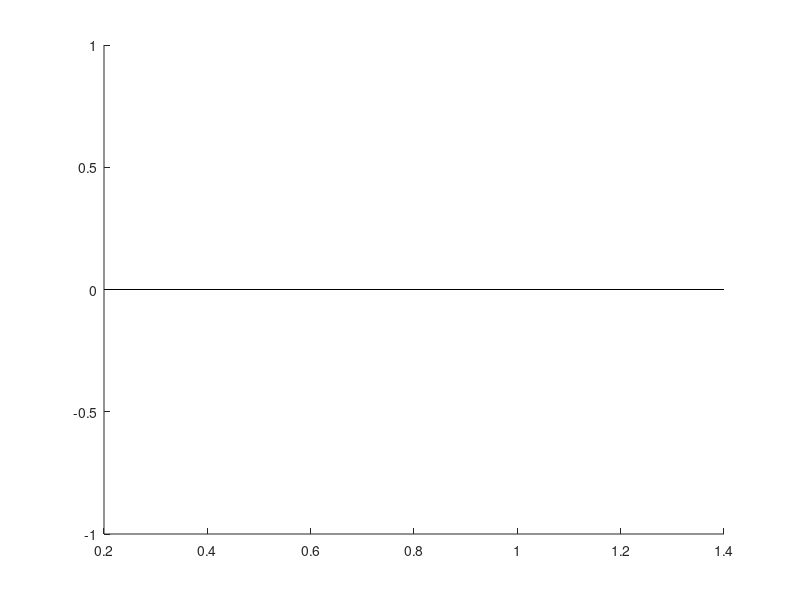

The MATLAB source for this figure: (Note: this script raises an error after producing the figure.)
%% ================== COMPARE DATASETS: RESPONSIVE + TRUSTED-FIT BAR CHART ==================
% Run this AFTER save_RF_summary.m has been run once per dataset (V1_somas, V1_boutons,
% RSP_boutons). Loads each summary_*.mat, builds a stacked bar (%responsive, with the
% %trusted-fit portion stacked underneath/shaded differently), and overlays per-session
% dots for any dataset that has multiple sessions (e.g. RSP boutons).

summaryDir  = 'Z:\ibn-vision\USERS\Sonali\Figures\ThesisFigs\ResultsChapter4-RSP-VisualStim\Supp_Section1_Fig4_1_VISp\summaries';
files       = {'V1_somas_summary.mat', 'V1_boutons_summary.mat', 'RSP_boutons_summary.mat'};
groupNames  = {'V1 somas', 'V1 boutons', 'RSP boutons'};
nGroups     = numel(files);

allSummaries  = cell(1, nGroups);
pctResponsive = nan(1, nGroups);
pctTrusted    = nan(1, nGroups);
nTotalArr     = nan(1, nGroups);

for g = 1:nGroups
    fpath = fullfile(summaryDir, files{g});
    if ~isfile(fpath)
        warning('Missing summary file for %s (%s) -- skipping this group.', groupNames{g}, fpath);
        continue;
    end
    S = load(fpath, 'summary');
    allSummaries{g} = S.summary;
    nTotalArr(g)    = S.summary.nTotal;

    % Handle either format: full logical vectors, or hand-entered scalar counts
    if isfield(S.summary, 'isResponsive') && ~isempty(S.summary.isResponsive)
        pctResponsive(g) = 100 * sum(S.summary.isResponsive) / S.summary.nTotal;
    elseif isfield(S.summary, 'nResponsive')
        pctResponsive(g) = 100 * S.summary.nResponsive / S.summary.nTotal;
    end

    if isfield(S.summary, 'isTrustedFull') && ~isempty(S.summary.isTrustedFull)
        pctTrusted(g) = 100 * sum(S.summary.isTrustedFull) / S.summary.nTotal;
    elseif isfield(S.summary, 'nTrusted')
        pctTrusted(g) = 100 * S.summary.nTrusted / S.summary.nTotal;
    end
end

fprintf('\n--- Summary ---\n');
for g = 1:nGroups
    if isnan(nTotalArr(g)), continue; end
    fprintf('%-14s n=%-5d  responsive=%.1f%%  trusted fit=%.1f%%\n', ...
        groupNames{g}, nTotalArr(g), pctResponsive(g), pctTrusted(g));
end

%% ---- Stacked bar: trusted fit (bottom) + responsive-but-not-trusted (top) ----
%% ---- Stacked bar: trusted fit (bottom) + responsive-but-not-trusted (top) ----
figBar = figure('Position', [100 100 420 440], 'Color', 'w');
axB = axes; hold(axB, 'on');

remainder = pctResponsive - pctTrusted;               % responsive but fit not trusted
barMatrix = [pctTrusted(:), remainder(:)];

xPos = (1:nGroups) * 0.35;   % <-- closer group spacing (was 1:nGroups)

hBar = bar(axB, xPos, barMatrix, 'stacked', 'BarWidth', 0.5);   % <-- narrower bars (was 0.25... wider % of slot but slot is now smaller)
hBar(1).FaceColor = [0.20 0.40 0.70];   % trusted good fit
hBar(2).FaceColor = [0.75 0.85 0.95];   % responsive, fit not trusted
set(hBar, 'EdgeColor', 'k', 'LineWidth', 0.5);

set(axB, 'XTick', xPos, 'XTickLabel', groupNames, ...
    'Box', 'off', 'TickDir', 'out', 'FontName', 'Arial', 'FontSize', 10);
xlim(axB, [xPos(1)-0.25, xPos(end)+0.25]);
ylabel(axB, '% of ROIs', 'FontName', 'Arial', 'FontSize', 10);
ylim(axB, [0 100]);
legend(axB, {'Trusted Gaussian fit', 'Responsive (fit not trusted)'}, ...
    'Location', 'northoutside', 'Box', 'off', 'FontSize', 9);
title(axB, 'RF responsiveness and fit quality by population', 'FontName', 'Arial', 'FontSize', 11);

% n= labels above each bar
for g = 1:nGroups
    if isnan(nTotalArr(g)), continue; end
    text(axB, xPos(g), pctResponsive(g) + 3, sprintf('n=%d', nTotalArr(g)), ...
        'HorizontalAlignment', 'center', 'FontSize', 8, 'FontName', 'Arial');
end
%% ---- Overlay per-session scatter for any group with session labels ----
% Points = % responsive within that single session (dots let you see spread vs. the
% pooled bar height, e.g. for RSP boutons where you have many sessions).
jitterWidth = 0.28;
for g = 1:nGroups
    if isnan(nTotalArr(g)) || isempty(allSummaries{g}), continue; end
    S = allSummaries{g};
    if ~isfield(S, 'sessionLabels') || isempty(S.sessionLabels)
        continue;   % no session breakdown available for this group (e.g. hand-entered V1 numbers)
    end

    uniqueSess = unique(S.sessionLabels);
    nSess = numel(uniqueSess);
    sessPctResp = nan(nSess, 1);

    for s = 1:nSess
        m = strcmp(S.sessionLabels, uniqueSess{s});
        sessPctResp(s) = 100 * sum(S.isResponsive(m)) / sum(m);
    end

    jx = xPos(g) + (rand(nSess, 1) - 0.5) * jitterWidth;
    scatter(axB, jx, sessPctResp, 40, 'k', 'filled', ...
        'MarkerFaceAlpha', 0.6, 'MarkerEdgeColor', 'w', 'LineWidth', 0.5);
end
defaultAxesProperties(gca, true);
drawnow;

%% ---- Save ----
outputDir = 'Z:\ibn-vision\USERS\Sonali\Figures\ThesisFigs\ResultsChapter4-RSP-VisualStim\Supp_Section1_Fig4_1_VISp\comparison';
if ~exist(outputDir, 'dir'), mkdir(outputDir); end
saveFigureFormats(figBar, fullfile(outputDir, 'responsive_trusted_comparison_barplot'));
